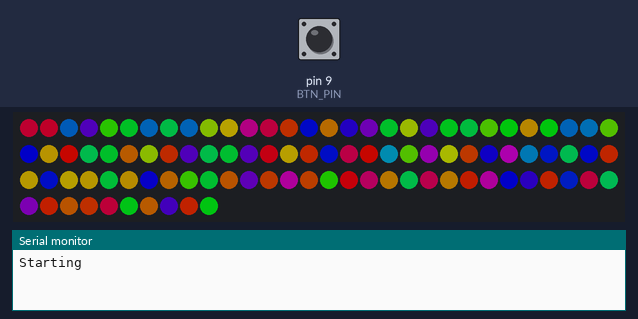
The sketch below on a simulated Arduino Uno, built with avr-gcc and run on an emulated ATmega328P. Shown: 100 RGB LEDs in strip order, left to right, continuing on the next row, the last lines printed to the serial monitor. Inputs (shaded band) come from the test bench; at power-on: pin 9 (BTN_PIN) HIGH. Dim RGB values are drawn brighter than linear; random numbers use the default seed unless the sketch sets one.

Above: at 1.6 s.
1.7 s: pin 9 (BTN_PIN) pulled LOW for 3.2 s
At 3.17 s:
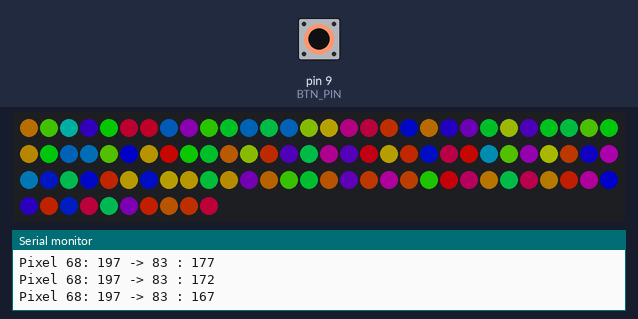
6.4 s: pin 9 (BTN_PIN) pulled LOW for 1 s
At 7.76 s:
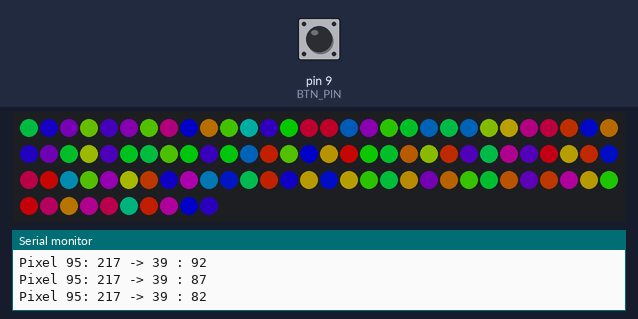
10.4 s: pin 9 (BTN_PIN) pulled LOW for 0.15 s
At 10.68 s:
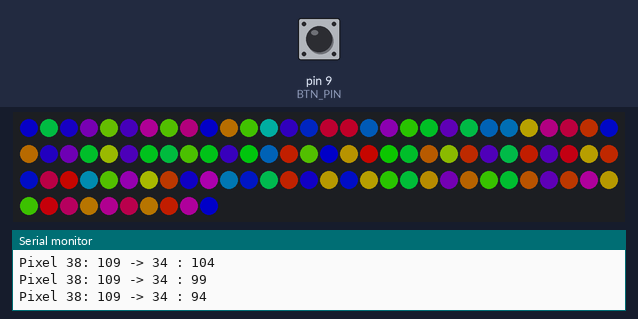
12.0 s: pin 9 (BTN_PIN) pulled LOW for 1 s
At 12.58 s:
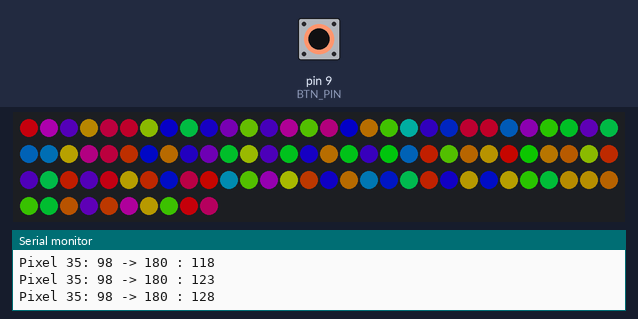
14.5 s: pin 9 (BTN_PIN) pulsed LOW 2 times (0.12 s each, 0.3 s apart)
At 15.25 s:
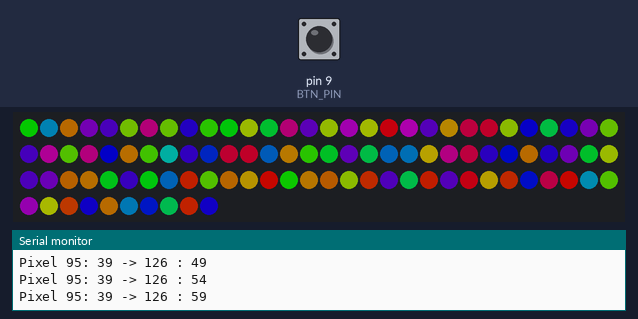
16.6 s: pin 9 (BTN_PIN) driven LOW
At 18.78 s:
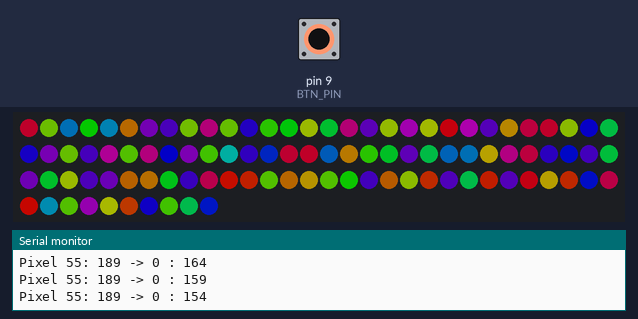

The sketch:

100_LED_randomizer.ino
```cpp
#include <FastLED.h>

const uint8_t BTN_PIN = 9;
const uint8_t LED_PIN = 10;
const int num_pixels = 100;

const int step_size = 5;
const int brightness = 100;
const int del =  10; // Zero for no delay (millis)

CRGB leds[num_pixels];
uint8_t hues[num_pixels];

int num_effects = 5;
int effect_state = 3;
int last_btn_state;
int marquee_toggle = 0;

void led_fill()
{
  uint8_t new_color;

  for (int i = 0; i < num_pixels; i++)
  {
    new_color = random(255);
    leds[i].setHSV(new_color, 255, 255);
    hues[i] = new_color;
    FastLED.show();
  }
}

void effect_rand_1()
{
  int num;
  uint8_t new_color, old_color;
  int start_time = millis();

  num = random(num_pixels);
  new_color = (uint8_t) random(255);
  old_color = hues[num];

  if (new_color > old_color)
    for (int i = old_color; i < new_color; i += min(step_size, 255 - i))
    {
      // increment color
      debug(num, old_color, new_color, i);
      leds[num].setHSV(i, 255, 255);
      FastLED.show();
      delay(del);
    }
  else
    for (int i = old_color; i > new_color; i -= min(step_size, i))
    {
      // decrement color
      debug(num, old_color, new_color, i);
      leds[num].setHSV(i, 255, 255);
      FastLED.show();
      delay(del);
    }
  hues[num] = new_color;
}

void effect_rand_n(int n)
{
  // TODO: implement this
  int num;
  uint8_t new_color, old_color;
  int start_time = millis();

  num = random(num_pixels);
  new_color = (uint8_t) random(255);
  old_color = hues[num];

  if (new_color > old_color)
    for (int i = old_color; i < new_color; i += min(step_size, 255 - i))
    {
      // increment color
      debug(num, old_color, new_color, i);
      leds[num].setHSV(i, 255, 255);
      FastLED.show();
      delay(del);
    }
  else
    for (int i = old_color; i > new_color; i -= min(step_size, i))
    {
      // decrement color
      debug(num, old_color, new_color, i);
      leds[num].setHSV(i, 255, 255);
      FastLED.show();
      delay(del);
    }
  hues[num] = new_color;
}

void effect_chase()
{
  uint8_t new_color = random(255);

  for (int i = num_pixels - 2; i >= 0; i--)
  {
    leds[i + 1] = leds[i];
  }

  leds[0].setHSV(new_color, 255, 255);
  FastLED.show();
  delay(del * 10);
}

void effect_marquee()
{
  int color_a = 0;
  int color_b = 128;

  for (int i = 0; i < num_pixels; i++)
  {
    if (marquee_toggle)
    {
      if (i % 2 == 0)
        leds[i].setHue(color_a);
      else
        leds[i].setHue(color_b);

      marquee_toggle = 0;
    }
    else
    {
      if (i % 2 == 0)
        leds[i].setHue(color_b);
      else
        leds[i].setHue(color_a);

      marquee_toggle = 1;
    }
  }

  FastLED.show();
  delay(del);
}

void setup()
{
  // put your setup code here, to run once:
  Serial.begin(115200);
  Serial.println("Starting");
  pinMode(BTN_PIN, INPUT_PULLUP);
  last_btn_state = digitalRead(BTN_PIN);

  FastLED.addLeds<WS2811, LED_PIN>(leds, num_pixels);
  FastLED.setBrightness(brightness);

  led_fill();
}

void loop()
{
  // detect button press
  int button_state = digitalRead(BTN_PIN);

  if (last_btn_state != button_state)
  {
    delay(50);

    if (button_state == LOW)
    {
      effect_state = (effect_state + 1) % num_effects;
    }
  }

  switch (effect_state)
  {
    case 0:
      effect_rand_1();
      break;
    case 1:
      effect_rand_n(10);
      break;
    case 2:
      effect_rand_n(num_pixels);
    case 3:
      effect_chase();
      break;
    case 4:
      effect_chase();
      break;
  }
}

void debug(int num, uint8_t old_color, uint8_t new_color, uint8_t current_color)
{
  Serial.print("Pixel ");
  Serial.print(num);
  Serial.print(": ");
  Serial.print(old_color);
  Serial.print(" -> ");
  Serial.print(new_color);
  Serial.print(" : ");
  Serial.println(current_color);
}
```
